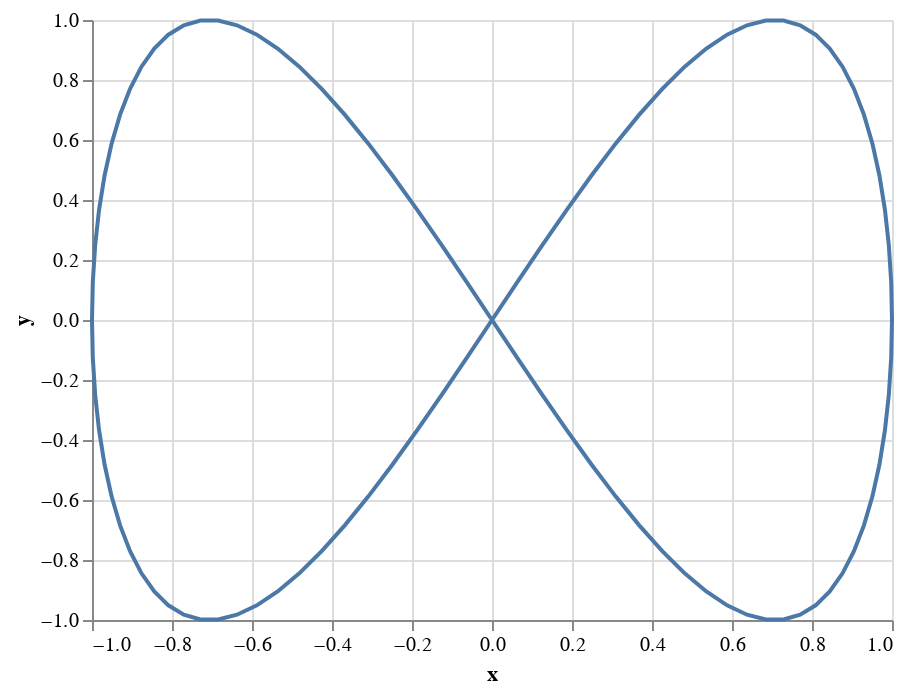

The cell this chart's notebook holds for it:
### Code cell
alt.Chart(dataset).mark_line().encode(
    x='x:Q',
    y='y:Q',
    order='t:Q'
).transform_calculate(
    x='cos(datum.t * PI / 50)',
    y='sin(datum.t * PI / 25)'
)

### Figure 1 — Vega-Lite specification as saved in the notebook (floating-point values rounded to 4 significant figures)
{"config": {"view": {"continuousWidth": 400, "continuousHeight": 300}}, "data": {"name": "data-154c237c455a7f8fb343ee63b47dd948"}, "mark": "line", "encoding": {"order": {"type": "quantitative", "field": "t"}, "x": {"type": "quantitative", "field": "x"}, "y": {"type": "quantitative", "field": "y"}}, "transform": [{"calculate": "cos(datum.t * PI / 50)", "as": "x"}, {"calculate": "sin(datum.t * PI / 25)", "as": "y"}], "$schema": "https://vega.github.io/schema/vega-lite/v4.8.1.json", "datasets": {"data-154c237c455a7f8fb343ee63b47dd948": [{"t": 0}, {"t": 1}, {"t": 2}, {"t": 3}, {"t": 4}, {"t": 5}, {"t": 6}, {"t": 7}, {"t": 8}, {"t": 9}, {"t": 10}, {"t": 11}, {"t": 12}, {"t": 13}, {"t": 14}, {"t": 15}, {"t": 16}, {"t": 17}, {"t": 18}, {"t": 19}, {"t": 20}, {"t": 21}, {"t": 22}, {"t": 23}, {"t": 24}, {"t": 25}, {"t": 26}, {"t": 27}, {"t": 28}, {"t": 29}, {"t": 30}, {"t": 31}, {"t": 32}, {"t": 33}, {"t": 34}, {"t": 35}, {"t": 36}, {"t": 37}, {"t": 38}, {"t": 39}, {"t": 40}, {"t": 41}, {"t": 42}, {"t": 43}, {"t": 44}, {"t": 45}, {"t": 46}, {"t": 47}, {"t": 48}, {"t": 49}, {"t": 50}, {"t": 51}, {"t": 52}, {"t": 53}, {"t": 54}, {"t": 55}, {"t": 56}, {"t": 57}, {"t": 58}, {"t": 59}, {"t": 60}, {"t": 61}, {"t": 62}, {"t": 63}, {"t": 64}, {"t": 65}, {"t": 66}, {"t": 67}, {"t": 68}, {"t": 69}, {"t": 70}, {"t": 71}, {"t": 72}, {"t": 73}, {"t": 74}, {"t": 75}, {"t": 76}, {"t": 77}, {"t": 78}, {"t": 79}, {"t": 80}, {"t": 81}, {"t": 82}, {"t": 83}, {"t": 84}, {"t": 85}, {"t": 86}, {"t": 87}, {"t": 88}, {"t": 89}, {"t": 90}, {"t": 91}, {"t": 92}, {"t": 93}, {"t": 94}, {"t": 95}, {"t": 96}, {"t": 97}, {"t": 98}, {"t": 99}, {"t": 100}]}}
